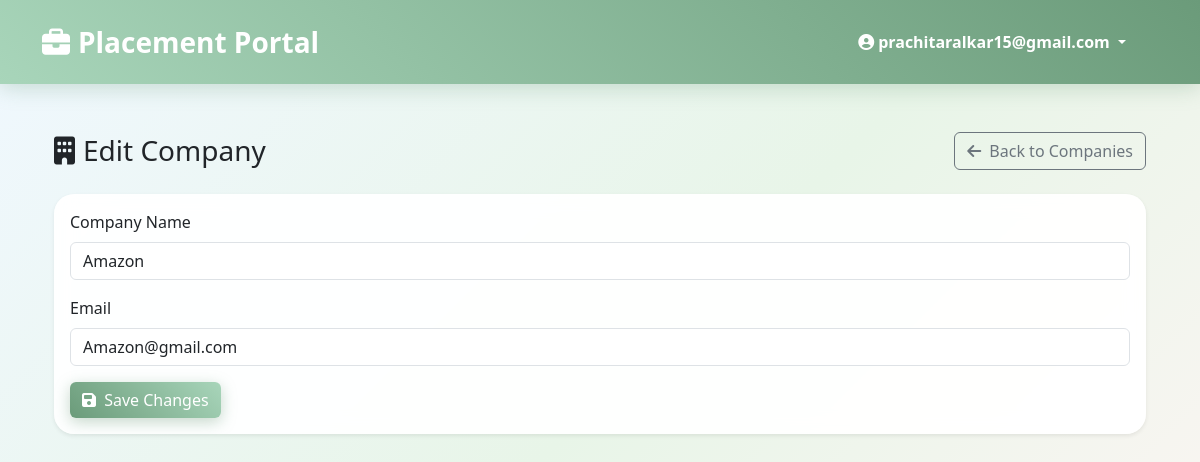
Screenshot of /admin/companies/4/edit (signed in) with the database file from the repository.
### tables this page shows
CREATE TABLE users (
    id INTEGER PRIMARY KEY AUTOINCREMENT,
    email TEXT UNIQUE NOT NULL,
    password_hash TEXT NOT NULL,
    role TEXT NOT NULL,          -- 'admin', 'student', 'company'
    is_active INTEGER NOT NULL DEFAULT 1,
    created_at TIMESTAMP DEFAULT CURRENT_TIMESTAMP
);

CREATE TABLE companies (
    id INTEGER PRIMARY KEY,      -- also FK to users.id
    company_name TEXT NOT NULL,
    hr_name TEXT,
    hr_email TEXT,
    phone TEXT,
    website TEXT,
    approval_status TEXT NOT NULL DEFAULT 'pending', -- pending/approved/rejected/blacklisted
    FOREIGN KEY (id) REFERENCES users (id)
);

### app.py (the view, shortened to what this page needs)
@app.route('/admin/companies/<int:company_id>/edit', methods=['GET', 'POST'])
@login_required
def edit_company(company_id):
    if current_user.role != 'admin':
        return redirect(url_for('login_user'))
    db = get_database()
    company = db.execute(
        """
        SELECT c.*, u.email
        FROM companies c
        JOIN users u ON c.id = u.id
        WHERE c.id = ?
        """,
        (company_id,),
    ).fetchone()
    if not company:
        flash('Company not found.', 'danger')
        return redirect(url_for('view_company'))
    return render_template('admin/company_edit.html', company=company)

### app.py (called while the page is built)
@login_user_manager.user_loader
def get_user_by_id(user_id):
    db = get_database()
    user = db.execute('SELECT * FROM users WHERE id = ?', (user_id,)).fetchone()
    if user:
        return User(user['id'], user['email'], user['role'], user['is_active'] == 1)
    return None

def get_database():
    if 'db' not in g:
        g.db = sqlite3.connect(app.config['DATABASE'])
        g.db.row_factory = sqlite3.Row
    return g.db

@app.teardown_appcontext
def close_database(e=None):
    db = g.pop('db', None)
    if db is not None:
        db.close()

    @property
    def is_active(self):
        return self._is_active

### templates/admin/company_edit.html (shortened to what this page needs)
{% extends "base.html" %}
{% block content %}
<div class="container mt-4">
    <div class="d-flex justify-content-between align-items-center mb-4">
        <h1 class="h3 mb-0">
            <i class="fas fa-building me-2"></i>Edit Company
        </h1>
        <a href="{{ url_for('view_company') }}" class="btn btn-outline-secondary">
            <i class="fas fa-arrow-left me-1"></i> Back to Companies
        </a>
    </div>
    <div class="card shadow-sm">
        <div class="card-body">
            <form method="POST">
                <div class="mb-3">
                    <label for="company_name" class="form-label">Company Name</label>
                    <input id="company_name" type="text" name="company_name" class="form-control" value="{{ company.company_name }}" required>
                </div>
                <div class="mb-3">
                    <label for="email" class="form-label">Email</label>
                    <input id="email" type="email" name="email" class="form-control" value="{{ company.email }}" required>
                </div>
                <button type="submit" class="btn btn-primary">
                    <i class="fas fa-save me-1"></i> Save Changes
                </button>
            </form>
        </div>
    </div>
</div>
{% endblock %}

### templates/base.html (shortened to what this page needs)
<!DOCTYPE html>
<html lang="en">
<head>
    <link href="https://cdn.jsdelivr.net/npm/bootstrap@5.3.2/dist/css/bootstrap.min.css" rel="stylesheet">
    <link href="https://cdnjs.cloudflare.com/ajax/libs/font-awesome/6.4.0/css/all.min.css" rel="stylesheet">
</head>
<body>
    <nav class="navbar navbar-expand-lg navbar-dark py-3">
        <div class="container">
            <a class="navbar-brand fw-bold fs-3" href="{{ url_for('home') }}">
                <i class="fas fa-briefcase me-2"></i>Placement Portal
            </a>
            <div class="navbar-nav ms-auto align-items-center">
                {% if current_user.is_authenticated %}
                    <div class="nav-item dropdown">
                        <a class="nav-link dropdown-toggle text-white fw-semibold px-3 py-2 rounded-pill me-3" href="#" role="button" data-bs-toggle="dropdown">
                            <i class="fas fa-user-circle me-1"></i>{{ current_user.email }}
                        </a>
                    </div>
                {% else %}
                    <a href="{{ url_for('login_user') }}" class="btn btn-outline-light btn-sm px-4 rounded-pill">
                        <i class="fas fa-sign-in-alt me-2"></i>login_user
                    </a>
                {% endif %}
            </div>
        </div>
    </nav>
    <div class="container my-5">
        {% block content %}{% endblock %}
    </div>
</body>
</html>

### templates/base.html (style rules this page uses)
:root { --pastel-bg: linear-gradient(135deg, #f0f8ff 0%, #e8f5e8 50%, #fff5f5 100%); --primary-pastel: #a8d5ba; --primary-dark: #6b9b7a; --secondary-pastel: #ffd5c2; --secondary-dark: #f4a88a; --accent-pastel: #c2d6ff; --accent-dark: #8aa8e6; --success-pastel: #d4f4dd; --danger-pastel: #ffd4d4; }
body { background: var(--pastel-bg); min-height: 100vh; font-family: 'Segoe UI', Tahoma, Geneva, Verdana, sans-serif; }
.navbar { background: linear-gradient(45deg, var(--primary-pastel), var(--primary-dark)) !important; box-shadow: 0 4px 20px rgba(107,155,122,0.3); -webkit-backdrop-filter: blur(10px); backdrop-filter: blur(10px); }
.btn-primary { background: linear-gradient(45deg, var(--primary-dark), var(--primary-pastel)); border: none; transition: all 0.3s ease; box-shadow: 0 4px 15px rgba(107,155,122,0.4); }
.card { border: none; border-radius: 20px; box-shadow: 0 10px 40px rgba(0,0,0,0.1); transition: all 0.3s ease; background: rgba(255,255,255,0.95); -webkit-backdrop-filter: blur(10px); backdrop-filter: blur(10px); }

### rows the page displays
users: email "prachitaralkar15@gmail.com"
companies: company_name "Amazon"
users: email "Amazon@gmail.com"
